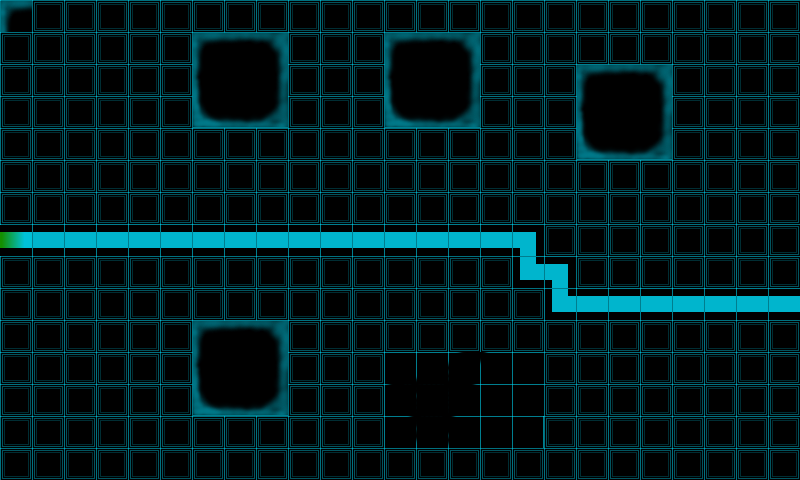

The image is a tile-based game level rendered from a .tmx file. Its description and complete source (layers, tilesets, objects, tile grids) follow:
An orthogonal 25x15 tile map with 32x32 px tiles, 1 tile layer (Calque de Tile 1).

<map version="1.0" orientation="orthogonal" width="25" height="15" tilewidth="32" tileheight="32">
 <tileset firstgid="1" name="tronts32" tilewidth="32" tileheight="32">
  <image source="tronts32.png" width="256" height="256" />
 </tileset>
 <layer name="Calque de Tile 1" width="25" height="15">
  <data>
   <tile gid="41" />
   <tile gid="1" />
   <tile gid="1" />
   <tile gid="1" />
   <tile gid="1" />
   <tile gid="1" />
   <tile gid="1" />
   <tile gid="1" />
   <tile gid="1" />
   <tile gid="1" />
   <tile gid="1" />
   <tile gid="1" />
   <tile gid="1" />
   <tile gid="1" />
   <tile gid="1" />
   <tile gid="1" />
   <tile gid="1" />
   <tile gid="1" />
   <tile gid="1" />
   <tile gid="1" />
   <tile gid="1" />
   <tile gid="1" />
   <tile gid="1" />
   <tile gid="1" />
   <tile gid="1" />
   <tile gid="1" />
   <tile gid="1" />
   <tile gid="1" />
   <tile gid="1" />
   <tile gid="1" />
   <tile gid="1" />
   <tile gid="41" />
   <tile gid="42" />
   <tile gid="43" />
   <tile gid="1" />
   <tile gid="1" />
   <tile gid="1" />
   <tile gid="41" />
   <tile gid="42" />
   <tile gid="43" />
   <tile gid="1" />
   <tile gid="1" />
   <tile gid="1" />
   <tile gid="1" />
   <tile gid="1" />
   <tile gid="1" />
   <tile gid="1" />
   <tile gid="1" />
   <tile gid="1" />
   <tile gid="1" />
   <tile gid="1" />
   <tile gid="1" />
   <tile gid="1" />
   <tile gid="1" />
   <tile gid="1" />
   <tile gid="1" />
   <tile gid="49" />
   <tile gid="50" />
   <tile gid="51" />
   <tile gid="1" />
   <tile gid="1" />
   <tile gid="1" />
   <tile gid="49" />
   <tile gid="50" />
   <tile gid="51" />
   <tile gid="1" />
   <tile gid="1" />
   <tile gid="1" />
   <tile gid="41" />
   <tile gid="42" />
   <tile gid="43" />
   <tile gid="1" />
   <tile gid="1" />
   <tile gid="1" />
   <tile gid="1" />
   <tile gid="1" />
   <tile gid="1" />
   <tile gid="1" />
   <tile gid="1" />
   <tile gid="1" />
   <tile gid="1" />
   <tile gid="57" />
   <tile gid="58" />
   <tile gid="59" />
   <tile gid="1" />
   <tile gid="1" />
   <tile gid="1" />
   <tile gid="57" />
   <tile gid="58" />
   <tile gid="59" />
   <tile gid="1" />
   <tile gid="1" />
   <tile gid="1" />
   <tile gid="49" />
   <tile gid="50" />
   <tile gid="51" />
   <tile gid="1" />
   <tile gid="1" />
   <tile gid="1" />
   <tile gid="1" />
   <tile gid="1" />
   <tile gid="1" />
   <tile gid="1" />
   <tile gid="1" />
   <tile gid="1" />
   <tile gid="1" />
   <tile gid="1" />
   <tile gid="1" />
   <tile gid="1" />
   <tile gid="1" />
   <tile gid="1" />
   <tile gid="1" />
   <tile gid="1" />
   <tile gid="1" />
   <tile gid="1" />
   <tile gid="1" />
   <tile gid="1" />
   <tile gid="1" />
   <tile gid="57" />
   <tile gid="58" />
   <tile gid="59" />
   <tile gid="1" />
   <tile gid="1" />
   <tile gid="1" />
   <tile gid="1" />
   <tile gid="1" />
   <tile gid="1" />
   <tile gid="1" />
   <tile gid="1" />
   <tile gid="1" />
   <tile gid="1" />
   <tile gid="1" />
   <tile gid="1" />
   <tile gid="1" />
   <tile gid="1" />
   <tile gid="1" />
   <tile gid="1" />
   <tile gid="1" />
   <tile gid="1" />
   <tile gid="1" />
   <tile gid="1" />
   <tile gid="1" />
   <tile gid="1" />
   <tile gid="1" />
   <tile gid="1" />
   <tile gid="1" />
   <tile gid="1" />
   <tile gid="1" />
   <tile gid="1" />
   <tile gid="1" />
   <tile gid="1" />
   <tile gid="1" />
   <tile gid="1" />
   <tile gid="1" />
   <tile gid="1" />
   <tile gid="1" />
   <tile gid="1" />
   <tile gid="1" />
   <tile gid="1" />
   <tile gid="1" />
   <tile gid="1" />
   <tile gid="1" />
   <tile gid="1" />
   <tile gid="1" />
   <tile gid="1" />
   <tile gid="1" />
   <tile gid="1" />
   <tile gid="1" />
   <tile gid="1" />
   <tile gid="1" />
   <tile gid="1" />
   <tile gid="1" />
   <tile gid="1" />
   <tile gid="1" />
   <tile gid="1" />
   <tile gid="2" />
   <tile gid="3" />
   <tile gid="3" />
   <tile gid="3" />
   <tile gid="3" />
   <tile gid="3" />
   <tile gid="3" />
   <tile gid="3" />
   <tile gid="3" />
   <tile gid="3" />
   <tile gid="3" />
   <tile gid="3" />
   <tile gid="3" />
   <tile gid="3" />
   <tile gid="3" />
   <tile gid="3" />
   <tile gid="12" />
   <tile gid="1" />
   <tile gid="1" />
   <tile gid="1" />
   <tile gid="1" />
   <tile gid="1" />
   <tile gid="1" />
   <tile gid="1" />
   <tile gid="1" />
   <tile gid="1" />
   <tile gid="1" />
   <tile gid="1" />
   <tile gid="1" />
   <tile gid="1" />
   <tile gid="1" />
   <tile gid="1" />
   <tile gid="1" />
   <tile gid="1" />
   <tile gid="1" />
   <tile gid="1" />
   <tile gid="1" />
   <tile gid="1" />
   <tile gid="1" />
   <tile gid="1" />
   <tile gid="1" />
   <tile gid="19" />
   <tile gid="12" />
   <tile gid="1" />
   <tile gid="1" />
   <tile gid="1" />
   <tile gid="1" />
   <tile gid="1" />
   <tile gid="1" />
   <tile gid="1" />
   <tile gid="1" />
   <tile gid="1" />
   <tile gid="1" />
   <tile gid="1" />
   <tile gid="1" />
   <tile gid="1" />
   <tile gid="1" />
   <tile gid="1" />
   <tile gid="1" />
   <tile gid="1" />
   <tile gid="1" />
   <tile gid="1" />
   <tile gid="1" />
   <tile gid="1" />
   <tile gid="1" />
   <tile gid="1" />
   <tile gid="1" />
   <tile gid="19" />
   <tile gid="3" />
   <tile gid="3" />
   <tile gid="3" />
   <tile gid="3" />
   <tile gid="3" />
   <tile gid="3" />
   <tile gid="3" />
   <tile gid="1" />
   <tile gid="1" />
   <tile gid="1" />
   <tile gid="1" />
   <tile gid="1" />
   <tile gid="1" />
   <tile gid="41" />
   <tile gid="42" />
   <tile gid="43" />
   <tile gid="1" />
   <tile gid="1" />
   <tile gid="1" />
   <tile gid="1" />
   <tile gid="1" />
   <tile gid="1" />
   <tile gid="1" />
   <tile gid="1" />
   <tile gid="1" />
   <tile gid="1" />
   <tile gid="1" />
   <tile gid="1" />
   <tile gid="1" />
   <tile gid="1" />
   <tile gid="1" />
   <tile gid="1" />
   <tile gid="1" />
   <tile gid="1" />
   <tile gid="1" />
   <tile gid="1" />
   <tile gid="1" />
   <tile gid="1" />
   <tile gid="49" />
   <tile gid="50" />
   <tile gid="51" />
   <tile gid="1" />
   <tile gid="1" />
   <tile gid="1" />
   <tile gid="36" />
   <tile gid="37" />
   <tile gid="38" />
   <tile gid="39" />
   <tile gid="40" />
   <tile gid="1" />
   <tile gid="1" />
   <tile gid="1" />
   <tile gid="1" />
   <tile gid="1" />
   <tile gid="1" />
   <tile gid="1" />
   <tile gid="1" />
   <tile gid="1" />
   <tile gid="1" />
   <tile gid="1" />
   <tile gid="1" />
   <tile gid="1" />
   <tile gid="1" />
   <tile gid="57" />
   <tile gid="58" />
   <tile gid="59" />
   <tile gid="1" />
   <tile gid="1" />
   <tile gid="1" />
   <tile gid="44" />
   <tile gid="45" />
   <tile gid="46" />
   <tile gid="47" />
   <tile gid="48" />
   <tile gid="1" />
   <tile gid="1" />
   <tile gid="1" />
   <tile gid="1" />
   <tile gid="1" />
   <tile gid="1" />
   <tile gid="1" />
   <tile gid="1" />
   <tile gid="1" />
   <tile gid="1" />
   <tile gid="1" />
   <tile gid="1" />
   <tile gid="1" />
   <tile gid="1" />
   <tile gid="1" />
   <tile gid="1" />
   <tile gid="1" />
   <tile gid="1" />
   <tile gid="1" />
   <tile gid="1" />
   <tile gid="52" />
   <tile gid="53" />
   <tile gid="54" />
   <tile gid="55" />
   <tile gid="56" />
   <tile gid="1" />
   <tile gid="1" />
   <tile gid="1" />
   <tile gid="1" />
   <tile gid="1" />
   <tile gid="1" />
   <tile gid="1" />
   <tile gid="1" />
   <tile gid="1" />
   <tile gid="1" />
   <tile gid="1" />
   <tile gid="1" />
   <tile gid="1" />
   <tile gid="1" />
   <tile gid="1" />
   <tile gid="1" />
   <tile gid="1" />
   <tile gid="1" />
   <tile gid="1" />
   <tile gid="1" />
   <tile gid="1" />
   <tile gid="1" />
   <tile gid="1" />
   <tile gid="1" />
   <tile gid="1" />
   <tile gid="1" />
   <tile gid="1" />
   <tile gid="1" />
   <tile gid="1" />
   <tile gid="1" />
   <tile gid="1" />
   <tile gid="1" />
   <tile gid="1" />
  </data>
 </layer>
</map>
